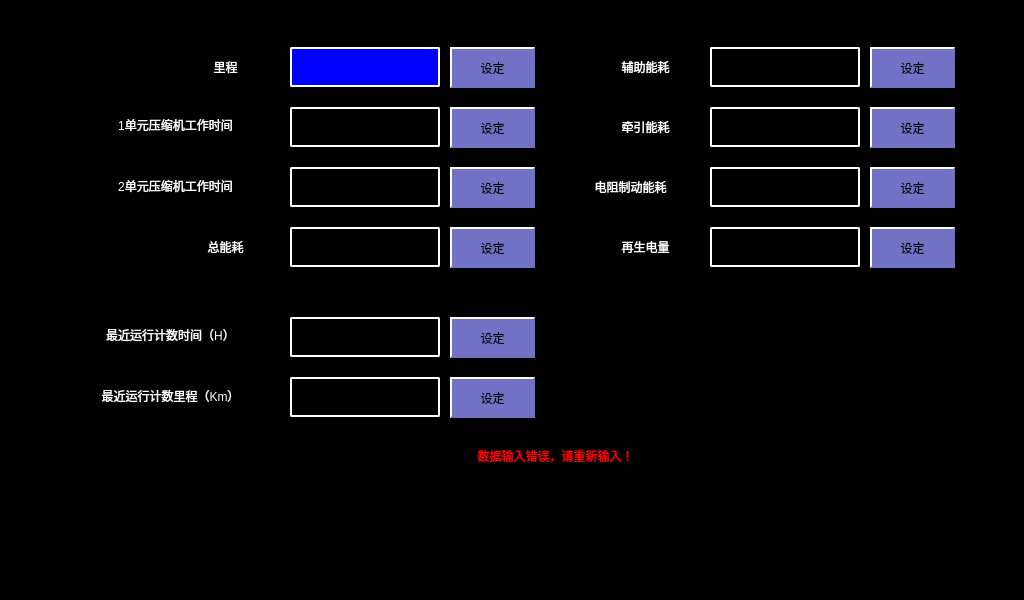
<?xml version="1.0" encoding="UTF-8"?>
<ui version="4.0">
 <class>DataRecordSet</class>
 <widget class="QWidget" name="DataRecordSet">
  <property name="geometry">
   <rect>
    <x>0</x>
    <y>0</y>
    <width>1024</width>
    <height>600</height>
   </rect>
  </property>
  <property name="windowTitle">
   <string>Form</string>
  </property>
  <property name="styleSheet">
   <string notr="true">QLabel
{
	color: white;
	border: 2px groove, gray;
    border-color: gray;
	font: 18px, &quot;微软雅黑&quot;;
}

QWidget
{
	background-color: black;
}

QPushButton
{
	font: 18px, &quot;微软雅黑&quot;;
    color: black;
	background-color: rgb(113, 113, 198);
	border:1px solid white;
}

QPushButton:pressed
{
	font: 18px, &quot;微软雅黑&quot;;
    color: white;
	background-color: rgb(0, 0, 255);
	border:1px solid white;
}</string>
  </property>
  <widget class="QPushButton" name="btnMileageSet">
   <property name="geometry">
    <rect>
     <x>450</x>
     <y>47</y>
     <width>85</width>
     <height>41</height>
    </rect>
   </property>
   <property name="styleSheet">
    <string notr="true">QPushButton
{
	font: 18px, &quot;微软雅黑&quot;;
    color: black;
	background-color: rgb(113, 113, 198);
	border:2px solid white; 
    border-right-color: rgb(113, 113, 198); 
    border-bottom-color: rgb(113, 113, 198);
}

QPushButton:disabled
{
	font: 18px, &quot;微软雅黑&quot;;
    color: white;
	background-color: rgb(113, 113, 198);
	border:2px solid white; 
    border-right-color: rgb(113, 113, 198); 
    border-bottom-color: rgb(113, 113, 198);
}

QPushButton:pressed
{
	font: 18px, &quot;微软雅黑&quot;;
    color: white;
	background-color: rgb(0, 0, 255); 
	border:2px solid white; 
	border-left-color: qlineargradient(x1: 0, y1: 0, x2: 1, y2: 0, 
                        stop: 0 gray, stop: 1 black); 			border-top-color: qlineargradient(x1: 0, y1: 0, x2: 0, 										y2: 1, stop: 0 gray, stop: 1 black);
  border-right-color: white; border-bottom-color: white;
}</string>
   </property>
   <property name="text">
    <string>设定</string>
   </property>
  </widget>
  <widget class="QPushButton" name="btnCompressor1Set">
   <property name="geometry">
    <rect>
     <x>450</x>
     <y>107</y>
     <width>85</width>
     <height>41</height>
    </rect>
   </property>
   <property name="styleSheet">
    <string notr="true">QPushButton
{
	font: 18px, &quot;微软雅黑&quot;;
    color: black;
	background-color: rgb(113, 113, 198);
	border:2px solid white; 
    border-right-color: rgb(113, 113, 198); 
    border-bottom-color: rgb(113, 113, 198);
}

QPushButton:disabled
{
	font: 18px, &quot;微软雅黑&quot;;
    color: white;
	background-color: rgb(113, 113, 198);
	border:2px solid white; 
    border-right-color: rgb(113, 113, 198); 
    border-bottom-color: rgb(113, 113, 198);
}

QPushButton:pressed
{
	font: 18px, &quot;微软雅黑&quot;;
    color: white;
	background-color: rgb(0, 0, 255); 
	border:2px solid white; 
	border-left-color: qlineargradient(x1: 0, y1: 0, x2: 1, y2: 0, 
                        stop: 0 gray, stop: 1 black); 			border-top-color: qlineargradient(x1: 0, y1: 0, x2: 0, 										y2: 1, stop: 0 gray, stop: 1 black);
  border-right-color: white; border-bottom-color: white;
}</string>
   </property>
   <property name="text">
    <string>设定</string>
   </property>
  </widget>
  <widget class="QPushButton" name="btnCompressor2Set">
   <property name="geometry">
    <rect>
     <x>450</x>
     <y>167</y>
     <width>85</width>
     <height>41</height>
    </rect>
   </property>
   <property name="styleSheet">
    <string notr="true">QPushButton
{
	font: 18px, &quot;微软雅黑&quot;;
    color: black;
	background-color: rgb(113, 113, 198);
	border:2px solid white; 
    border-right-color: rgb(113, 113, 198); 
    border-bottom-color: rgb(113, 113, 198);
}

QPushButton:disabled
{
	font: 18px, &quot;微软雅黑&quot;;
    color: white;
	background-color: rgb(113, 113, 198);
	border:2px solid white; 
    border-right-color: rgb(113, 113, 198); 
    border-bottom-color: rgb(113, 113, 198);
}

QPushButton:pressed
{
	font: 18px, &quot;微软雅黑&quot;;
    color: white;
	background-color: rgb(0, 0, 255); 
	border:2px solid white; 
	border-left-color: qlineargradient(x1: 0, y1: 0, x2: 1, y2: 0, 
                        stop: 0 gray, stop: 1 black); 			border-top-color: qlineargradient(x1: 0, y1: 0, x2: 0, 										y2: 1, stop: 0 gray, stop: 1 black);
  border-right-color: white; border-bottom-color: white;
}</string>
   </property>
   <property name="text">
    <string>设定</string>
   </property>
  </widget>
  <widget class="QPushButton" name="btnConsumptionSet">
   <property name="geometry">
    <rect>
     <x>450</x>
     <y>227</y>
     <width>85</width>
     <height>41</height>
    </rect>
   </property>
   <property name="styleSheet">
    <string notr="true">QPushButton
{
	font: 18px, &quot;微软雅黑&quot;;
    color: black;
	background-color: rgb(113, 113, 198);
	border:2px solid white; 
    border-right-color: rgb(113, 113, 198); 
    border-bottom-color: rgb(113, 113, 198);
}

QPushButton:disabled
{
	font: 18px, &quot;微软雅黑&quot;;
    color: white;
	background-color: rgb(113, 113, 198);
	border:2px solid white; 
    border-right-color: rgb(113, 113, 198); 
    border-bottom-color: rgb(113, 113, 198);
}

QPushButton:pressed
{
	font: 18px, &quot;微软雅黑&quot;;
    color: white;
	background-color: rgb(0, 0, 255); 
	border:2px solid white; 
	border-left-color: qlineargradient(x1: 0, y1: 0, x2: 1, y2: 0, 
                        stop: 0 gray, stop: 1 black); 			border-top-color: qlineargradient(x1: 0, y1: 0, x2: 0, 										y2: 1, stop: 0 gray, stop: 1 black);
  border-right-color: white; border-bottom-color: white;
}</string>
   </property>
   <property name="text">
    <string>设定</string>
   </property>
  </widget>
  <widget class="QPushButton" name="btnRecordTimeSet">
   <property name="geometry">
    <rect>
     <x>450</x>
     <y>317</y>
     <width>85</width>
     <height>41</height>
    </rect>
   </property>
   <property name="styleSheet">
    <string notr="true">QPushButton
{
	font: 18px, &quot;微软雅黑&quot;;
    color: black;
	background-color: rgb(113, 113, 198);
	border:2px solid white; 
    border-right-color: rgb(113, 113, 198); 
    border-bottom-color: rgb(113, 113, 198);
}

QPushButton:disabled
{
	font: 18px, &quot;微软雅黑&quot;;
    color: white;
	background-color: rgb(113, 113, 198);
	border:2px solid white; 
    border-right-color: rgb(113, 113, 198); 
    border-bottom-color: rgb(113, 113, 198);
}

QPushButton:pressed
{
	font: 18px, &quot;微软雅黑&quot;;
    color: white;
	background-color: rgb(0, 0, 255); 
	border:2px solid white; 
	border-left-color: qlineargradient(x1: 0, y1: 0, x2: 1, y2: 0, 
                        stop: 0 gray, stop: 1 black); 			border-top-color: qlineargradient(x1: 0, y1: 0, x2: 0, 										y2: 1, stop: 0 gray, stop: 1 black);
  border-right-color: white; border-bottom-color: white;
}</string>
   </property>
   <property name="text">
    <string>设定</string>
   </property>
  </widget>
  <widget class="QPushButton" name="btnRecordDistanceSet">
   <property name="geometry">
    <rect>
     <x>450</x>
     <y>377</y>
     <width>85</width>
     <height>41</height>
    </rect>
   </property>
   <property name="styleSheet">
    <string notr="true">QPushButton
{
	font: 18px, &quot;微软雅黑&quot;;
    color: black;
	background-color: rgb(113, 113, 198);
	border:2px solid white; 
    border-right-color: rgb(113, 113, 198); 
    border-bottom-color: rgb(113, 113, 198);
}

QPushButton:disabled
{
	font: 18px, &quot;微软雅黑&quot;;
    color: white;
	background-color: rgb(113, 113, 198);
	border:2px solid white; 
    border-right-color: rgb(113, 113, 198); 
    border-bottom-color: rgb(113, 113, 198);
}

QPushButton:pressed
{
	font: 18px, &quot;微软雅黑&quot;;
    color: white;
	background-color: rgb(0, 0, 255); 
	border:2px solid white; 
	border-left-color: qlineargradient(x1: 0, y1: 0, x2: 1, y2: 0, 
                        stop: 0 gray, stop: 1 black); 			border-top-color: qlineargradient(x1: 0, y1: 0, x2: 0, 										y2: 1, stop: 0 gray, stop: 1 black);
  border-right-color: white; border-bottom-color: white;
}</string>
   </property>
   <property name="text">
    <string>设定</string>
   </property>
  </widget>
  <widget class="QPushButton" name="btnSivConsumptionSet">
   <property name="geometry">
    <rect>
     <x>870</x>
     <y>47</y>
     <width>85</width>
     <height>41</height>
    </rect>
   </property>
   <property name="styleSheet">
    <string notr="true">QPushButton
{
	font: 18px, &quot;微软雅黑&quot;;
    color: black;
	background-color: rgb(113, 113, 198);
	border:2px solid white; 
    border-right-color: rgb(113, 113, 198); 
    border-bottom-color: rgb(113, 113, 198);
}

QPushButton:disabled
{
	font: 18px, &quot;微软雅黑&quot;;
    color: white;
	background-color: rgb(113, 113, 198);
	border:2px solid white; 
    border-right-color: rgb(113, 113, 198); 
    border-bottom-color: rgb(113, 113, 198);
}

QPushButton:pressed
{
	font: 18px, &quot;微软雅黑&quot;;
    color: white;
	background-color: rgb(0, 0, 255); 
	border:2px solid white; 
	border-left-color: qlineargradient(x1: 0, y1: 0, x2: 1, y2: 0, 
                        stop: 0 gray, stop: 1 black); 			border-top-color: qlineargradient(x1: 0, y1: 0, x2: 0, 										y2: 1, stop: 0 gray, stop: 1 black);
  border-right-color: white; border-bottom-color: white;
}</string>
   </property>
   <property name="text">
    <string>设定</string>
   </property>
  </widget>
  <widget class="QPushButton" name="btnTractionConsumptionSet">
   <property name="geometry">
    <rect>
     <x>870</x>
     <y>107</y>
     <width>85</width>
     <height>41</height>
    </rect>
   </property>
   <property name="styleSheet">
    <string notr="true">QPushButton
{
	font: 18px, &quot;微软雅黑&quot;;
    color: black;
	background-color: rgb(113, 113, 198);
	border:2px solid white; 
    border-right-color: rgb(113, 113, 198); 
    border-bottom-color: rgb(113, 113, 198);
}

QPushButton:disabled
{
	font: 18px, &quot;微软雅黑&quot;;
    color: white;
	background-color: rgb(113, 113, 198);
	border:2px solid white; 
    border-right-color: rgb(113, 113, 198); 
    border-bottom-color: rgb(113, 113, 198);
}

QPushButton:pressed
{
	font: 18px, &quot;微软雅黑&quot;;
    color: white;
	background-color: rgb(0, 0, 255); 
	border:2px solid white; 
	border-left-color: qlineargradient(x1: 0, y1: 0, x2: 1, y2: 0, 
                        stop: 0 gray, stop: 1 black); 			border-top-color: qlineargradient(x1: 0, y1: 0, x2: 0, 										y2: 1, stop: 0 gray, stop: 1 black);
  border-right-color: white; border-bottom-color: white;
}</string>
   </property>
   <property name="text">
    <string>设定</string>
   </property>
  </widget>
  <widget class="QPushButton" name="btnBrakeConsuptionSet">
   <property name="geometry">
    <rect>
     <x>870</x>
     <y>167</y>
     <width>85</width>
     <height>41</height>
    </rect>
   </property>
   <property name="styleSheet">
    <string notr="true">QPushButton
{
	font: 18px, &quot;微软雅黑&quot;;
    color: black;
	background-color: rgb(113, 113, 198);
	border:2px solid white; 
    border-right-color: rgb(113, 113, 198); 
    border-bottom-color: rgb(113, 113, 198);
}

QPushButton:disabled
{
	font: 18px, &quot;微软雅黑&quot;;
    color: white;
	background-color: rgb(113, 113, 198);
	border:2px solid white; 
    border-right-color: rgb(113, 113, 198); 
    border-bottom-color: rgb(113, 113, 198);
}

QPushButton:pressed
{
	font: 18px, &quot;微软雅黑&quot;;
    color: white;
	background-color: rgb(0, 0, 255); 
	border:2px solid white; 
	border-left-color: qlineargradient(x1: 0, y1: 0, x2: 1, y2: 0, 
                        stop: 0 gray, stop: 1 black); 			border-top-color: qlineargradient(x1: 0, y1: 0, x2: 0, 										y2: 1, stop: 0 gray, stop: 1 black);
  border-right-color: white; border-bottom-color: white;
}</string>
   </property>
   <property name="text">
    <string>设定</string>
   </property>
  </widget>
  <widget class="QPushButton" name="btnRegeneratePowerSet">
   <property name="geometry">
    <rect>
     <x>870</x>
     <y>227</y>
     <width>85</width>
     <height>41</height>
    </rect>
   </property>
   <property name="styleSheet">
    <string notr="true">QPushButton
{
	font: 18px, &quot;微软雅黑&quot;;
    color: black;
	background-color: rgb(113, 113, 198);
	border:2px solid white; 
    border-right-color: rgb(113, 113, 198); 
    border-bottom-color: rgb(113, 113, 198);
}

QPushButton:disabled
{
	font: 18px, &quot;微软雅黑&quot;;
    color: white;
	background-color: rgb(113, 113, 198);
	border:2px solid white; 
    border-right-color: rgb(113, 113, 198); 
    border-bottom-color: rgb(113, 113, 198);
}

QPushButton:pressed
{
	font: 18px, &quot;微软雅黑&quot;;
    color: white;
	background-color: rgb(0, 0, 255); 
	border:2px solid white; 
	border-left-color: qlineargradient(x1: 0, y1: 0, x2: 1, y2: 0, 
                        stop: 0 gray, stop: 1 black); 			border-top-color: qlineargradient(x1: 0, y1: 0, x2: 0, 										y2: 1, stop: 0 gray, stop: 1 black);
  border-right-color: white; border-bottom-color: white;
}</string>
   </property>
   <property name="text">
    <string>设定</string>
   </property>
  </widget>
  <widget class="QLabel" name="label_37">
   <property name="geometry">
    <rect>
     <x>180</x>
     <y>47</y>
     <width>91</width>
     <height>40</height>
    </rect>
   </property>
   <property name="styleSheet">
    <string notr="true">border: 0px;</string>
   </property>
   <property name="text">
    <string>里程</string>
   </property>
   <property name="alignment">
    <set>Qt::AlignCenter</set>
   </property>
  </widget>
  <widget class="QLabel" name="label_38">
   <property name="geometry">
    <rect>
     <x>80</x>
     <y>99</y>
     <width>191</width>
     <height>51</height>
    </rect>
   </property>
   <property name="styleSheet">
    <string notr="true">border: 0px;</string>
   </property>
   <property name="text">
    <string>1单元压缩机工作时间</string>
   </property>
   <property name="alignment">
    <set>Qt::AlignCenter</set>
   </property>
  </widget>
  <widget class="QLabel" name="label_39">
   <property name="geometry">
    <rect>
     <x>80</x>
     <y>160</y>
     <width>191</width>
     <height>51</height>
    </rect>
   </property>
   <property name="styleSheet">
    <string notr="true">border: 0px;</string>
   </property>
   <property name="text">
    <string>2单元压缩机工作时间</string>
   </property>
   <property name="alignment">
    <set>Qt::AlignCenter</set>
   </property>
  </widget>
  <widget class="QLabel" name="label_40">
   <property name="geometry">
    <rect>
     <x>180</x>
     <y>227</y>
     <width>91</width>
     <height>40</height>
    </rect>
   </property>
   <property name="styleSheet">
    <string notr="true">border: 0px;</string>
   </property>
   <property name="text">
    <string>总能耗</string>
   </property>
   <property name="alignment">
    <set>Qt::AlignCenter</set>
   </property>
  </widget>
  <widget class="QLabel" name="label_43">
   <property name="geometry">
    <rect>
     <x>600</x>
     <y>47</y>
     <width>91</width>
     <height>40</height>
    </rect>
   </property>
   <property name="styleSheet">
    <string notr="true">border: 0px;</string>
   </property>
   <property name="text">
    <string>辅助能耗</string>
   </property>
   <property name="alignment">
    <set>Qt::AlignCenter</set>
   </property>
  </widget>
  <widget class="QLabel" name="label_44">
   <property name="geometry">
    <rect>
     <x>600</x>
     <y>107</y>
     <width>91</width>
     <height>40</height>
    </rect>
   </property>
   <property name="styleSheet">
    <string notr="true">border: 0px;</string>
   </property>
   <property name="text">
    <string>牵引能耗</string>
   </property>
   <property name="alignment">
    <set>Qt::AlignCenter</set>
   </property>
  </widget>
  <widget class="QLabel" name="label_45">
   <property name="geometry">
    <rect>
     <x>570</x>
     <y>167</y>
     <width>121</width>
     <height>40</height>
    </rect>
   </property>
   <property name="styleSheet">
    <string notr="true">border: 0px;</string>
   </property>
   <property name="text">
    <string>电阻制动能耗</string>
   </property>
   <property name="alignment">
    <set>Qt::AlignCenter</set>
   </property>
  </widget>
  <widget class="QLabel" name="label_46">
   <property name="geometry">
    <rect>
     <x>600</x>
     <y>227</y>
     <width>91</width>
     <height>40</height>
    </rect>
   </property>
   <property name="styleSheet">
    <string notr="true">border: 0px;</string>
   </property>
   <property name="text">
    <string>再生电量</string>
   </property>
   <property name="alignment">
    <set>Qt::AlignCenter</set>
   </property>
  </widget>
  <widget class="QLabel" name="label_41">
   <property name="geometry">
    <rect>
     <x>60</x>
     <y>309</y>
     <width>221</width>
     <height>51</height>
    </rect>
   </property>
   <property name="styleSheet">
    <string notr="true">border: 0px;</string>
   </property>
   <property name="text">
    <string>最近运行计数时间（H）</string>
   </property>
   <property name="alignment">
    <set>Qt::AlignCenter</set>
   </property>
  </widget>
  <widget class="QLabel" name="label_42">
   <property name="geometry">
    <rect>
     <x>60</x>
     <y>370</y>
     <width>221</width>
     <height>51</height>
    </rect>
   </property>
   <property name="styleSheet">
    <string notr="true">border: 0px;</string>
   </property>
   <property name="text">
    <string>最近运行计数里程（Km）</string>
   </property>
   <property name="alignment">
    <set>Qt::AlignCenter</set>
   </property>
  </widget>
  <widget class="QPushButton" name="btnMileage">
   <property name="geometry">
    <rect>
     <x>290</x>
     <y>47</y>
     <width>150</width>
     <height>40</height>
    </rect>
   </property>
   <property name="styleSheet">
    <string notr="true">color:white;
background-color: rgb(0, 0, 255);
border:2px solid white;
border-radius: 2px;</string>
   </property>
   <property name="text">
    <string/>
   </property>
  </widget>
  <widget class="QPushButton" name="btnCompressor1">
   <property name="geometry">
    <rect>
     <x>290</x>
     <y>107</y>
     <width>150</width>
     <height>40</height>
    </rect>
   </property>
   <property name="styleSheet">
    <string notr="true">color:white;
background-color: black;
border:2px solid white;
border-radius: 2px;</string>
   </property>
   <property name="text">
    <string/>
   </property>
  </widget>
  <widget class="QPushButton" name="btnCompressor2">
   <property name="geometry">
    <rect>
     <x>290</x>
     <y>167</y>
     <width>150</width>
     <height>40</height>
    </rect>
   </property>
   <property name="styleSheet">
    <string notr="true">color:white;
background-color: black;
border:2px solid white;
border-radius: 2px;</string>
   </property>
   <property name="text">
    <string/>
   </property>
  </widget>
  <widget class="QPushButton" name="btnConsumption">
   <property name="geometry">
    <rect>
     <x>290</x>
     <y>227</y>
     <width>150</width>
     <height>40</height>
    </rect>
   </property>
   <property name="styleSheet">
    <string notr="true">color:white;
background-color: black;
border:2px solid white;
border-radius: 2px;</string>
   </property>
   <property name="text">
    <string/>
   </property>
  </widget>
  <widget class="QPushButton" name="btnTotalTime">
   <property name="geometry">
    <rect>
     <x>290</x>
     <y>317</y>
     <width>150</width>
     <height>40</height>
    </rect>
   </property>
   <property name="styleSheet">
    <string notr="true">color:white;
background-color: black;
border:2px solid white;
border-radius: 2px;</string>
   </property>
   <property name="text">
    <string/>
   </property>
  </widget>
  <widget class="QPushButton" name="btnTotalMileage">
   <property name="geometry">
    <rect>
     <x>290</x>
     <y>377</y>
     <width>150</width>
     <height>40</height>
    </rect>
   </property>
   <property name="styleSheet">
    <string notr="true">color:white;
background-color: black;
border:2px solid white;
border-radius: 2px;</string>
   </property>
   <property name="text">
    <string/>
   </property>
  </widget>
  <widget class="QPushButton" name="btnSivConsumption">
   <property name="geometry">
    <rect>
     <x>710</x>
     <y>47</y>
     <width>150</width>
     <height>40</height>
    </rect>
   </property>
   <property name="styleSheet">
    <string notr="true">color:white;
background-color: black;
border:2px solid white;
border-radius: 2px;</string>
   </property>
   <property name="text">
    <string/>
   </property>
  </widget>
  <widget class="QPushButton" name="btnTractionConsumption">
   <property name="geometry">
    <rect>
     <x>710</x>
     <y>107</y>
     <width>150</width>
     <height>40</height>
    </rect>
   </property>
   <property name="styleSheet">
    <string notr="true">color:white;
background-color: black;
border:2px solid white;
border-radius: 2px;</string>
   </property>
   <property name="text">
    <string/>
   </property>
  </widget>
  <widget class="QPushButton" name="btnBrakeConsuption">
   <property name="geometry">
    <rect>
     <x>710</x>
     <y>167</y>
     <width>150</width>
     <height>40</height>
    </rect>
   </property>
   <property name="styleSheet">
    <string notr="true">color:white;
background-color: black;
border:2px solid white;
border-radius: 2px;</string>
   </property>
   <property name="text">
    <string/>
   </property>
  </widget>
  <widget class="QPushButton" name="btnRegeneratePower">
   <property name="geometry">
    <rect>
     <x>710</x>
     <y>227</y>
     <width>150</width>
     <height>40</height>
    </rect>
   </property>
   <property name="styleSheet">
    <string notr="true">color:white;
background-color: black;
border:2px solid white;
border-radius: 2px;</string>
   </property>
   <property name="text">
    <string/>
   </property>
  </widget>
  <widget class="QLabel" name="lblErrorTip">
   <property name="geometry">
    <rect>
     <x>390</x>
     <y>430</y>
     <width>331</width>
     <height>51</height>
    </rect>
   </property>
   <property name="styleSheet">
    <string notr="true">border: 0px;
color: red;</string>
   </property>
   <property name="text">
    <string>数据输入错误，请重新输入！</string>
   </property>
   <property name="alignment">
    <set>Qt::AlignCenter</set>
   </property>
  </widget>
 </widget>
 <resources/>
 <connections/>
</ui>
